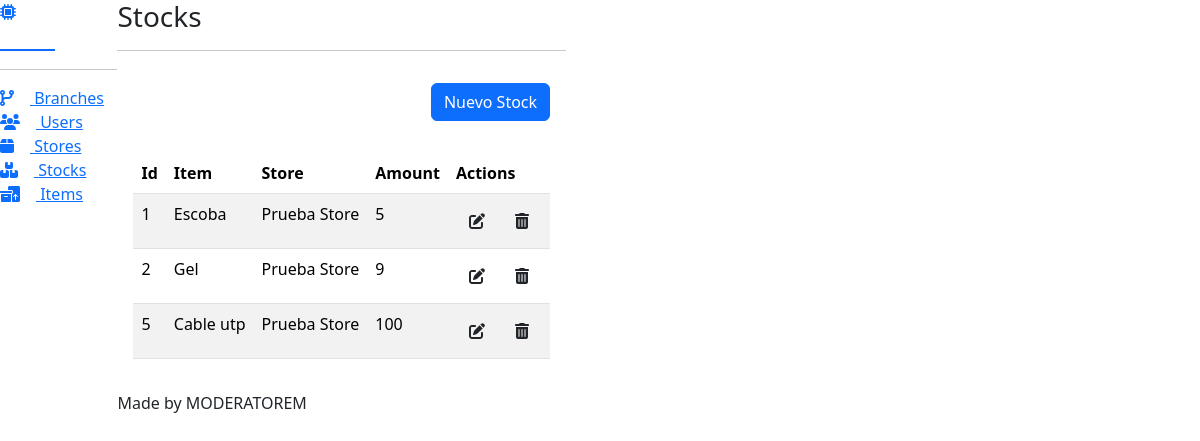
Before: /stores/stocks/ with the older database file.
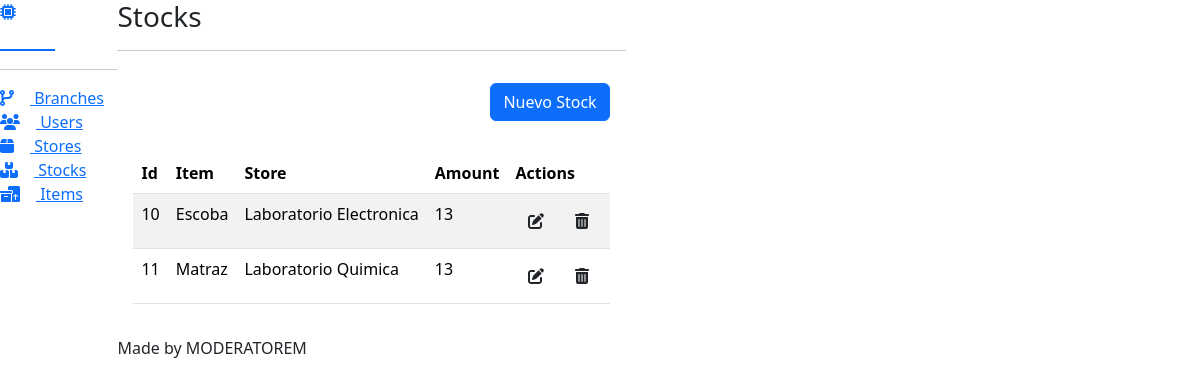
After: the same page with the newer database file.
### apps/stores/models.py (models this page shows, shortened)
class Stock(Base):
    item = models.ForeignKey(Item, on_delete=models.CASCADE, blank=False, null=False)
    store = models.ForeignKey(Store, on_delete=models.CASCADE, blank=False, null=False)
    amount = models.IntegerField("Amount", blank=False, null=False)
    class Meta:
        verbose_name = "Stock"
        verbose_name_plural = "Stocks"
        unique_together = ('store', 'item')

class Item(Base):
    class Units(models.TextChoices):
        UNITS = "units"
        METERS = "meters"
        LITERS = "liters"
    name = models.CharField("Name", max_length=50, blank=False, null=False)
    description = models.CharField(
        "Description", max_length=50, blank=False, null=False
    )
    brand = models.CharField("Brand", max_length=50, blank=False, null=False)
    barcode = models.CharField("Barcode", max_length=50, blank=False, null=False)
    consumable = models.BooleanField("Consumable", default=False)
    units = models.CharField(
        "Units", max_length=20, choices=Units.choices, blank=False, null=False
    )
    def __str__(self):
        return f"{self.name}"
    class Meta:
        verbose_name = "Item"
        verbose_name_plural = "Items"

class Store(Base):
    name = models.CharField("Name", max_length=50, blank=False, null=False)
    branch = models.ForeignKey(
        Branch, on_delete=models.CASCADE, blank=False, null=False
    )
    def __str__(self):
        return f"{self.name}"
    class Meta:
        verbose_name = "Store"
        verbose_name_plural = "Stores"

### apps/stores/views/stock_views.py (the view)
# urls.py: path("", app_views.ListStocks.as_view(), name="index"),
class ListStocks(generic.ListView):
    template_name = "stocks/index.html"
    context_object_name = "stocks"
    model = models.Stock
    queryset = model.objects.filter(is_active=True)

### templates/stocks/index.html (shortened to what this page needs)
{% extends 'index.html' %}
{% block body %}
  <div class="d-flex justify-content-end align-items-center">
    <div class="d-flex col-12 justify-content-end p-3">
      <div>
        <a href="{% url 'stores:stocks:create' %}" class="btn btn-primary">Nuevo Stock</a>
      </div>
    </div>
  </div>
  <div class="d-flex justify-content-center">
    <div class="col-12 p-3">
      {% if stocks %}
        <table class="table patientsHeadClass table-striped">
          <thead>
            <tr>
              <th>Id</th>
              <th>Item</th>
              <th>Store</th>
              <th>Amount</th>
              <th>Actions</th>
            </tr>
          </thead>
          <tbody>
            {% for stock in stocks %}
              <tr>
                <td>{{ stock.id }}</td>
                <td>{{ stock.item }}</td>
                <td>{{ stock.store }}</td>
                <td>{{ stock.amount }}</td>
                <td>
                  <a href="{% url 'stores:stocks:update' stock.id %}" class="btn"><i class="fa-solid fa-pen-to-square"></i></a>
                  <button class="btn" onclick="openModal('#modal_stock','{% url 'stores:stocks:delete' stock.id %}')"><i class="fa-solid fa-trash-can"></i></button>
                </td>
              </tr>
            {% endfor %}
          </tbody>
        </table>
      {% else %}
        <h1>No existen stocks</h1>
      {% endif %}
    </div>
  </div>
{% endblock %}

Changed rows visible on the page:
removed Stock: id "1", item "Escoba", store "Prueba Store", amount "5"
removed Stock: id "2", item "Gel", store "Prueba Store", amount "9"
removed Stock: id "5", item "Cable utp", store "Prueba Store", amount "100"
added Stock: id "10", item "Escoba", store "Laboratorio Electronica", amount "13"
added Stock: id "11", item "Matraz", store "Laboratorio Quimica", amount "13"
